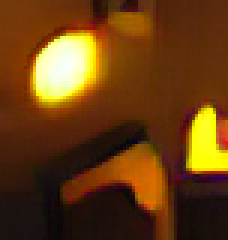
#> input picture images/menu/n0.webp, 76 x 80 px (shown 3 times larger)
$ python -i import-ff4e-upscales.py   (imports and definitions only)
#> lines starting #> are read from the running program, lines starting #| are printed output that depends on the picture
#!/usr/bin/env python3
"""Replay the reviewed FF4E still-image import. Requires Pillow with WebP support."""
import argparse
import hashlib
import io
import json
import os
import re
import subprocess
import sys
import tarfile
import tempfile
from collections import defaultdict
from pathlib import Path

from PIL import Image, ImageChops, ImageStat

ROOT = Path(__file__).resolve().parents[1]
SOURCE = "492dfd02a9f413e00a27b40d22d960732e931f78"
HD_BASE = "cd17311e9e13cce4e033596a0579c3fb1cb25958"
PNG_BASE = "7daaf56dc85500135588037c0bbbb0870b92ec6d"
CATALOG = ROOT / "docs/ff4e-upscales.json"
AI = Path("public/enhanced-ai")
STAGED = Path("public/enhanced")
MENU = Path("public/data/Menu")
QUARANTINE = Path("quarantine/ff4e")


def check(condition, message):
    if not condition:
        raise ValueError(str(message))


def read(path):
    return json.loads(path.read_text(encoding="utf-8"))


def sha(data):
    return hashlib.sha256(data).hexdigest()


def dimensions(im):
    return list(im.size)


def alpha(im):
    return list(im.getchannel("A").getextrema()) if im.mode == "RGBA" else [255, 255]


def visible(im):
    return im.convert("RGBA").convert("RGBa")


# [234 lines left out: functions room_names, room_plans, shared_plans, menu_plans, plans, output_bytes and 1 more, not called in this run]


def inventory(src):
    revision = subprocess.check_output(["git", "-C", str(src), "rev-parse", "HEAD"], text=True).strip()
    check(revision == SOURCE, f"Expected FF4E revision {SOURCE}, found {revision}")
    # Canonical WebPs replaced the original PNGs on the HD branch.
    with tempfile.TemporaryDirectory() as temp:
        png_root = Path(temp)
        archive = png_root / "originals.tar"
        subprocess.run(["git", "-C", str(ROOT), "archive", "-o", str(archive),
                        PNG_BASE, "images/*.png"], check=True)
        with tarfile.open(archive) as files:
            files.extractall(png_root, filter="data")
        return [inspect(src, *args, png_root) for args in plans(src, png_root)]


# [96 lines left out: functions hd_manifest, publish, main, not called in this run]


# [5 lines not run here, left out]

>>> import cv2
>>> picture = cv2.imread('../images/menu/n0.webp', cv2.IMREAD_GRAYSCALE)
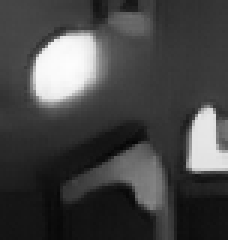
#> picture: shape (80, 76) (shown 3 times larger); min 5, max 253, mean 69.2
#> (the run stopped early here; a loop or call above may not have finished)

$ run again, on images/airplane/letadlo-p.webp
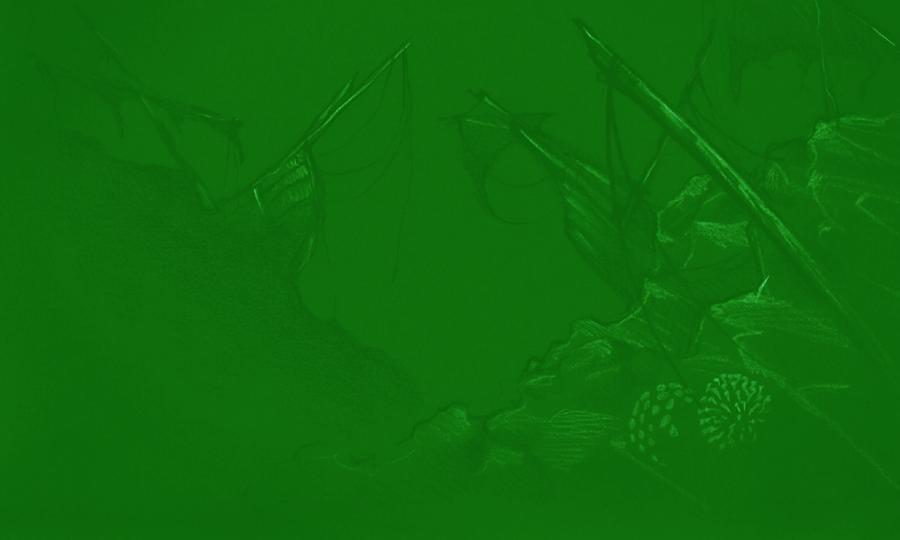
#> input picture images/airplane/letadlo-p.webp, 2700 x 1620 px (shown at 1/3 size)
#> `picture = cv2.imread('../images/menu/n0.webp', cv2.IMREAD_GRAYSCALE)`:
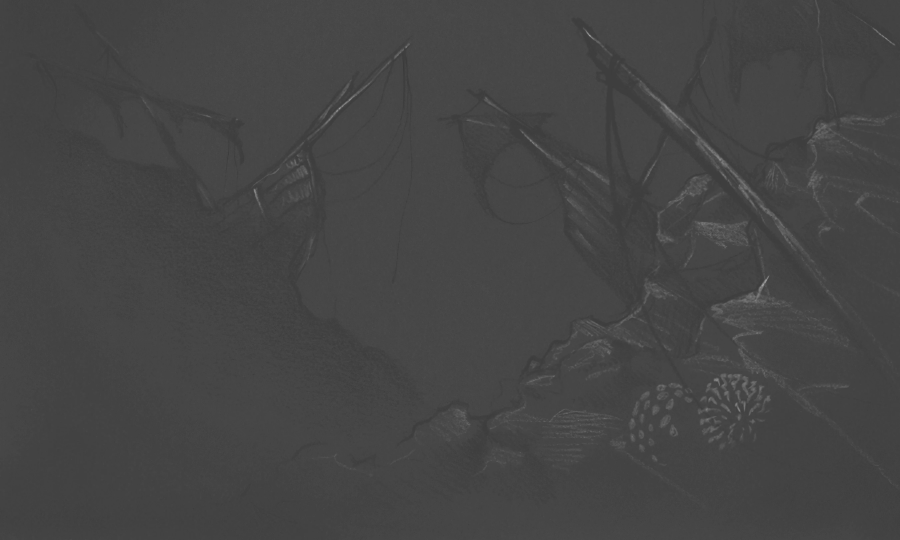
#> picture: shape (1620, 2700) (shown at 1/3 size); min 54, max 184, mean 69.3

$ run again, on images/airplane/letadlo-w.webp
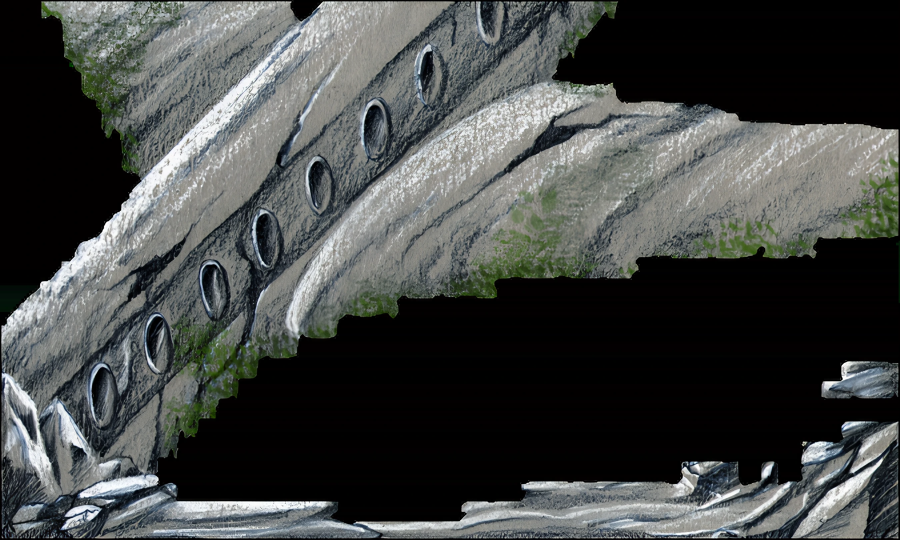
#> input picture images/airplane/letadlo-w.webp, 2700 x 1620 px (shown at 1/3 size)
#> `picture = cv2.imread('../images/menu/n0.webp', cv2.IMREAD_GRAYSCALE)`:
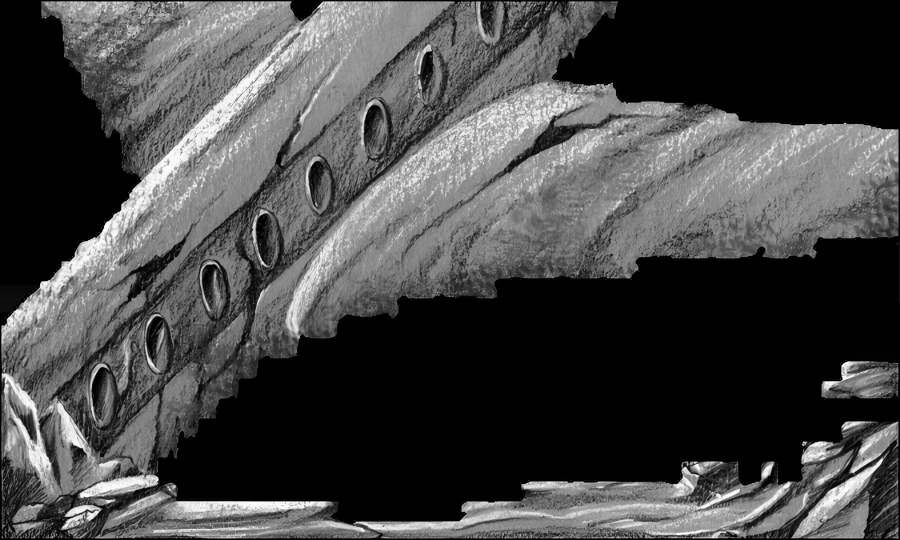
#> picture: shape (1620, 2700) (shown at 1/3 size); min 0, max 255, mean 70.9
